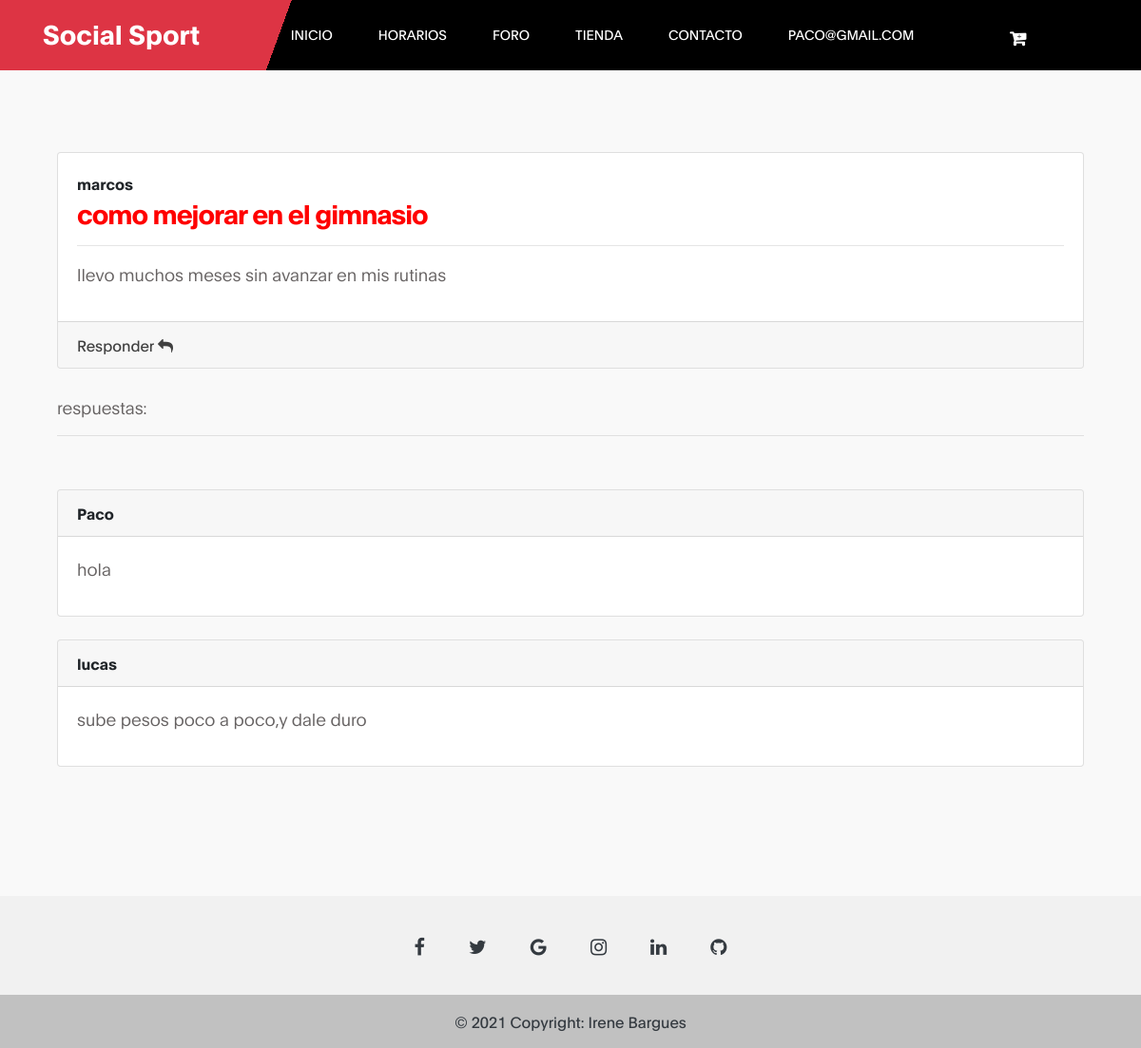
Screenshot of /2119_gymso_fitness/foro.php?id=13 (signed in) with the database file from the repository.
### tables this page shows
CREATE TABLE `foro` (
  `ID` int(7) UNSIGNED NOT NULL,
  `autor` varchar(30) NOT NULL,
  `titulo` varchar(40) NOT NULL,
  `mensaje` text NOT NULL,
  `fecha` date NOT NULL,
  `respuestas` int(11) NOT NULL DEFAULT 0,
  `identificador` int(7) NOT NULL DEFAULT 0,
  `ult_respuesta` date DEFAULT NULL
);

### 2119_gymso_fitness/foro.php (the view, shortened to what this page needs)
<?php
include('cabecera.php');
?>
<?php
if(isset($_SESSION['user'])){
?>
<section class="about section" id="about">
               <div class="container">
                    <div class="mt-lg-5 mb-lg-0 mb-4   mx-auto">
<?php
$link=Conectarse();
if(isset($_GET["id"])){
    $id = $_GET['id'];
    $result=mysqli_query ($link, "SELECT * FROM  foro WHERE ID = '$id' ORDER BY fecha DESC");
    while($row = mysqli_fetch_array($result, MYSQLI_ASSOC)){
        $id = $row['ID'];
        $titulo = $row['titulo'];
        $autor = $row['autor'];
        $mensaje = $row['mensaje'];
        $respuestas = $row['respuestas'];
        ?>
        <div class="container" data-aos="fade-up" data-aos-delay="200">
         <div style="width:100%;" class="card">
    <div class="card-body"><?php echo "<strong>$autor</strong>"; echo "<h3 style='color:red;'>$titulo</h3><hr>"; echo "<p> $mensaje</p>";?></div>
    <div class="card-footer"><?php echo "<a href='formulario.php?id&respuestas=$respuestas&identificador=$id'>Responder <i class='fa fa-reply' aria-hidden='true'></i></a>"; ?></div>
    </div>
        <?php
    }
}?>
<?php if(isset($_GET["id"])){
    $id = $_GET['id'];
    $result2=mysqli_query ($link, "SELECT * FROM  foro WHERE identificador = '$id' ORDER BY fecha DESC");?>
    <p class="respuestas">
    <?php
     echo "<br />respuestas:<br /><hr><br/>";?></p>
    <?php
    while($row = mysqli_fetch_array($result2, MYSQLI_ASSOC)){
        $autor = $row['autor'];
        $mensaje = $row['mensaje'];
        ?>
        <div class="card">
         <div class="card-header"><?php echo "<strong>$autor</strong>";?></div>
    <div class="card-body"><?php echo "<p> $mensaje</p>";?></div>
    </div><br>
        <?php
    }
}?>
</div>
<?php
}else{
    header("location:iniciosesion.php");
}
    ?>
    </section>
<?php
include('footer.php');
?>

### 2119_gymso_fitness/css/tooplate-gymso-style.css (style rules this page uses)
:root { --primary-color: #f13a11; --white-color: #ffffff; --dark-color: #171819; --about-bg-color: #f9f9f9; --gray-color: #909090; --link-color: #404040; --p-color: #666262; --base-font-family: 'Plain', sans-serif; --font-weight-bold: bold; --font-weight-normal: normal; --font-weight-light: 300; --font-weight-thin: 100; --h1-font-size: 48px; --h2-font-size: 36px; --h3-font-size: 28px; --h4-font-size: 24px; --h5-font-size: 22px; --h6-font-size: 22px; --p-font-size: 18px; --base-font-size: 16px; --menu-font-size: 14px; --border-radius-large: 100%; --border-radius-small: 2px; }
body { background: var(--white-color); font-family: var(--base-font-family); }
h1,h2,h3,h4,h5,h6 { font-weight: var(--font-weight-thin); line-height: normal; }
h3 { font-size: var(--h3-font-size); font-weight: var(--font-weight-bold); letter-spacing: -1px; margin: 0; }
p { color: var(--p-color); font-size: var(--p-font-size); font-weight: var(--font-weight-light); line-height: 1.5em; }
b, strong { font-weight: var(--font-weight-bold); letter-spacing: 0; }
.section { padding: 7rem 0; }
* { -webkit-box-sizing: border-box; -moz-box-sizing: border-box; box-sizing: border-box; }
*::before, *::after { -webkit-box-sizing: border-box; -moz-box-sizing: border-box; box-sizing: border-box; }
a { color: var(--link-color); font-weight: normal; text-decoration: none; transition: all 0.3s ease; }
.about { background: var(--about-bg-color); }

### rows the page displays
foro: autor "marcos", titulo "como mejorar en el gimnasio", mensaje "llevo muchos meses sin avanzar en mis rutinas"
foro: autor "Paco", mensaje "hola"
foro: autor "lucas", mensaje "sube pesos poco a poco,y dale duro"

### other values shown
$_SESSION['user'] "PACO@GMAIL.COM"
